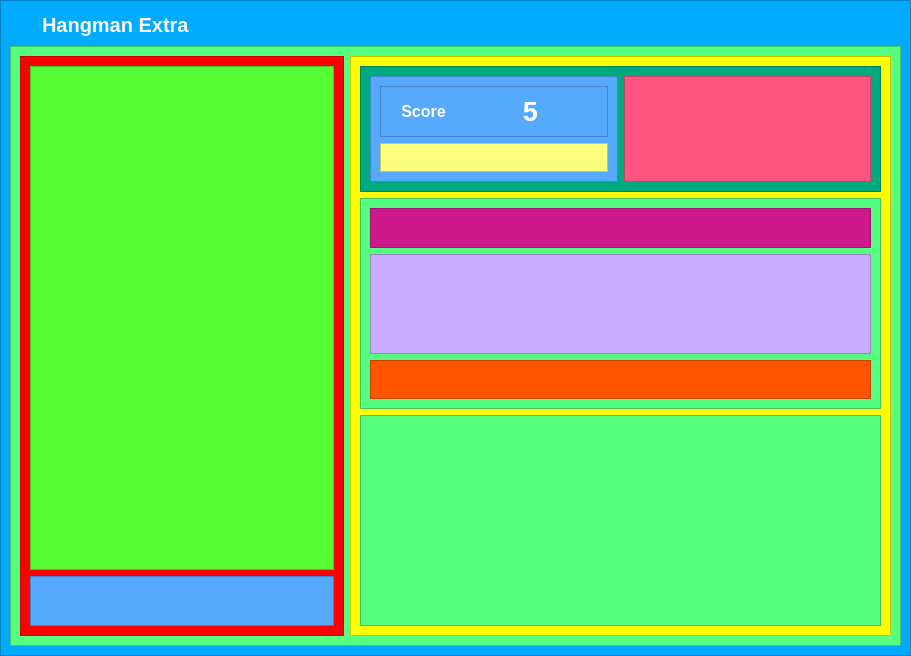
<?xml version="1.0" encoding="UTF-8"?>
<ui version="4.0">
 <class>Form</class>
 <widget class="QWidget" name="Form">
  <property name="geometry">
   <rect>
    <x>0</x>
    <y>0</y>
    <width>911</width>
    <height>656</height>
   </rect>
  </property>
  <property name="windowTitle">
   <string>Form</string>
  </property>
  <layout class="QVBoxLayout" name="verticalLayout_5">
   <property name="spacing">
    <number>0</number>
   </property>
   <property name="leftMargin">
    <number>0</number>
   </property>
   <property name="topMargin">
    <number>0</number>
   </property>
   <property name="rightMargin">
    <number>0</number>
   </property>
   <property name="bottomMargin">
    <number>0</number>
   </property>
   <item>
    <widget class="QFrame" name="gameView">
     <property name="styleSheet">
      <string notr="true">background-color: rgb(0, 170, 255);</string>
     </property>
     <property name="frameShape">
      <enum>QFrame::StyledPanel</enum>
     </property>
     <property name="frameShadow">
      <enum>QFrame::Raised</enum>
     </property>
     <layout class="QVBoxLayout" name="verticalLayout_4">
      <item>
       <widget class="QFrame" name="title_bar_frame">
        <property name="maximumSize">
         <size>
          <width>16777215</width>
          <height>30</height>
         </size>
        </property>
        <property name="styleSheet">
         <string notr="true">background-color: transparent;</string>
        </property>
        <property name="frameShape">
         <enum>QFrame::StyledPanel</enum>
        </property>
        <property name="frameShadow">
         <enum>QFrame::Raised</enum>
        </property>
        <layout class="QHBoxLayout" name="horizontalLayout_6">
         <property name="spacing">
          <number>0</number>
         </property>
         <property name="leftMargin">
          <number>0</number>
         </property>
         <property name="topMargin">
          <number>0</number>
         </property>
         <property name="rightMargin">
          <number>0</number>
         </property>
         <property name="bottomMargin">
          <number>0</number>
         </property>
         <item>
          <widget class="QFrame" name="title_bar_container">
           <property name="maximumSize">
            <size>
             <width>16777215</width>
             <height>70</height>
            </size>
           </property>
           <property name="styleSheet">
            <string notr="true">background-color: transparent;</string>
           </property>
           <property name="frameShape">
            <enum>QFrame::StyledPanel</enum>
           </property>
           <property name="frameShadow">
            <enum>QFrame::Raised</enum>
           </property>
           <layout class="QHBoxLayout" name="horizontalLayout_8">
            <property name="spacing">
             <number>0</number>
            </property>
            <property name="leftMargin">
             <number>30</number>
            </property>
            <property name="topMargin">
             <number>0</number>
            </property>
            <property name="rightMargin">
             <number>0</number>
            </property>
            <property name="bottomMargin">
             <number>0</number>
            </property>
            <item>
             <widget class="QLabel" name="title_bar">
              <property name="styleSheet">
               <string notr="true">font: bold 20px;
color: rgb(250, 250, 250);</string>
              </property>
              <property name="text">
               <string>Hangman Extra</string>
              </property>
             </widget>
            </item>
           </layout>
          </widget>
         </item>
         <item>
          <widget class="QFrame" name="tool_box">
           <property name="maximumSize">
            <size>
             <width>150</width>
             <height>150</height>
            </size>
           </property>
           <property name="styleSheet">
            <string notr="true">background-color: transparent;</string>
           </property>
           <property name="frameShape">
            <enum>QFrame::StyledPanel</enum>
           </property>
           <property name="frameShadow">
            <enum>QFrame::Raised</enum>
           </property>
           <layout class="QHBoxLayout" name="horizontalLayout_9">
            <property name="spacing">
             <number>0</number>
            </property>
            <property name="leftMargin">
             <number>0</number>
            </property>
            <property name="topMargin">
             <number>0</number>
            </property>
            <property name="rightMargin">
             <number>0</number>
            </property>
            <property name="bottomMargin">
             <number>0</number>
            </property>
            <item>
             <widget class="QPushButton" name="minimizeButton">
              <property name="styleSheet">
               <string notr="true">QPushButton {
    background-color: transparent;
	color: rgb(255, 255, 255);
	border-radius: 10px;

    font: 35px;
    padding: 6px;
}


QPushButton:hover{
    
	background-color: rgb(170, 170, 255);
}

QPushButton:pressed {
    
	background-color: rgb(85, 85, 255);
	border-color: rgb(180, 180, 180);
}</string>
              </property>
              <property name="text">
               <string/>
              </property>
              <property name="icon">
               <iconset>
                <normaloff>../minimize.png</normaloff>../minimize.png</iconset>
              </property>
             </widget>
            </item>
            <item>
             <widget class="QPushButton" name="restoreButton">
              <property name="styleSheet">
               <string notr="true">QPushButton {
    background-color: transparent;
	color: rgb(255, 255, 255);
	border-radius: 10px;

    font: 35px;
    padding: 6px;
}


QPushButton:hover{
    
	background-color: rgb(170, 255, 127);
}

QPushButton:pressed {
    
	background-color: rgb(0, 170, 127);
	border-color: rgb(180, 180, 180);
}</string>
              </property>
              <property name="text">
               <string/>
              </property>
              <property name="icon">
               <iconset>
                <normaloff>../fullscreen.png</normaloff>../fullscreen.png</iconset>
              </property>
             </widget>
            </item>
            <item>
             <widget class="QPushButton" name="closeButton">
              <property name="styleSheet">
               <string notr="true">QPushButton {
    background-color: transparent;
	color: rgb(255, 255, 255);
	border-radius: 10px;

    font: 35px;
    padding: 6px;
}


QPushButton:hover{
    
	background-color: ;
	background-color: rgb(255, 85, 0);
}

QPushButton:pressed {
    
	background-color: rgb(208, 0, 0);
	border-color: rgb(180, 180, 180);
}</string>
              </property>
              <property name="text">
               <string/>
              </property>
              <property name="icon">
               <iconset>
                <normaloff>../X.png</normaloff>../X.png</iconset>
              </property>
             </widget>
            </item>
           </layout>
          </widget>
         </item>
        </layout>
       </widget>
      </item>
      <item>
       <widget class="QFrame" name="contentsView">
        <property name="minimumSize">
         <size>
          <width>600</width>
          <height>600</height>
         </size>
        </property>
        <property name="styleSheet">
         <string notr="true">background-color: rgb(85, 255, 127);</string>
        </property>
        <property name="frameShape">
         <enum>QFrame::StyledPanel</enum>
        </property>
        <property name="frameShadow">
         <enum>QFrame::Raised</enum>
        </property>
        <layout class="QHBoxLayout" name="horizontalLayout_2">
         <item>
          <widget class="QFrame" name="hangmanViewContainer">
           <property name="sizePolicy">
            <sizepolicy hsizetype="Minimum" vsizetype="Preferred">
             <horstretch>3</horstretch>
             <verstretch>0</verstretch>
            </sizepolicy>
           </property>
           <property name="minimumSize">
            <size>
             <width>250</width>
             <height>0</height>
            </size>
           </property>
           <property name="styleSheet">
            <string notr="true">background-color: rgb(255, 0, 0);
</string>
           </property>
           <property name="frameShape">
            <enum>QFrame::StyledPanel</enum>
           </property>
           <property name="frameShadow">
            <enum>QFrame::Raised</enum>
           </property>
           <layout class="QVBoxLayout" name="verticalLayout_6">
            <item>
             <widget class="QFrame" name="hangmanView">
              <property name="sizePolicy">
               <sizepolicy hsizetype="Preferred" vsizetype="Preferred">
                <horstretch>0</horstretch>
                <verstretch>10</verstretch>
               </sizepolicy>
              </property>
              <property name="styleSheet">
               <string notr="true">background-color: rgb(85, 255, 50);</string>
              </property>
              <property name="frameShape">
               <enum>QFrame::StyledPanel</enum>
              </property>
              <property name="frameShadow">
               <enum>QFrame::Raised</enum>
              </property>
             </widget>
            </item>
            <item>
             <widget class="QFrame" name="lifeView">
              <property name="sizePolicy">
               <sizepolicy hsizetype="Preferred" vsizetype="MinimumExpanding">
                <horstretch>0</horstretch>
                <verstretch>1</verstretch>
               </sizepolicy>
              </property>
              <property name="styleSheet">
               <string notr="true">background-color: rgb(85, 170, 255);</string>
              </property>
              <property name="frameShape">
               <enum>QFrame::StyledPanel</enum>
              </property>
              <property name="frameShadow">
               <enum>QFrame::Raised</enum>
              </property>
             </widget>
            </item>
           </layout>
          </widget>
         </item>
         <item>
          <widget class="QFrame" name="gameContentsView">
           <property name="sizePolicy">
            <sizepolicy hsizetype="MinimumExpanding" vsizetype="Preferred">
             <horstretch>5</horstretch>
             <verstretch>0</verstretch>
            </sizepolicy>
           </property>
           <property name="minimumSize">
            <size>
             <width>500</width>
             <height>0</height>
            </size>
           </property>
           <property name="styleSheet">
            <string notr="true">background-color: rgb(255, 255, 0);</string>
           </property>
           <property name="frameShape">
            <enum>QFrame::StyledPanel</enum>
           </property>
           <property name="frameShadow">
            <enum>QFrame::Raised</enum>
           </property>
           <layout class="QVBoxLayout" name="verticalLayout_3">
            <item>
             <widget class="QFrame" name="informationView">
              <property name="sizePolicy">
               <sizepolicy hsizetype="Preferred" vsizetype="Preferred">
                <horstretch>0</horstretch>
                <verstretch>3</verstretch>
               </sizepolicy>
              </property>
              <property name="styleSheet">
               <string notr="true">background-color: rgb(0, 170, 127);</string>
              </property>
              <property name="frameShape">
               <enum>QFrame::StyledPanel</enum>
              </property>
              <property name="frameShadow">
               <enum>QFrame::Raised</enum>
              </property>
              <layout class="QHBoxLayout" name="horizontalLayout_3">
               <item>
                <widget class="QFrame" name="scoreView">
                 <property name="sizePolicy">
                  <sizepolicy hsizetype="Preferred" vsizetype="Preferred">
                   <horstretch>2</horstretch>
                   <verstretch>0</verstretch>
                  </sizepolicy>
                 </property>
                 <property name="styleSheet">
                  <string notr="true">background-color: rgb(85, 170, 255);</string>
                 </property>
                 <property name="frameShape">
                  <enum>QFrame::StyledPanel</enum>
                 </property>
                 <property name="frameShadow">
                  <enum>QFrame::Raised</enum>
                 </property>
                 <layout class="QVBoxLayout" name="verticalLayout_7">
                  <item>
                   <widget class="QFrame" name="frame">
                    <property name="sizePolicy">
                     <sizepolicy hsizetype="Preferred" vsizetype="Preferred">
                      <horstretch>1</horstretch>
                      <verstretch>1</verstretch>
                     </sizepolicy>
                    </property>
                    <property name="frameShape">
                     <enum>QFrame::StyledPanel</enum>
                    </property>
                    <property name="frameShadow">
                     <enum>QFrame::Raised</enum>
                    </property>
                    <layout class="QHBoxLayout" name="horizontalLayout">
                     <item>
                      <widget class="QLabel" name="scoreLabel">
                       <property name="sizePolicy">
                        <sizepolicy hsizetype="Preferred" vsizetype="Preferred">
                         <horstretch>1</horstretch>
                         <verstretch>0</verstretch>
                        </sizepolicy>
                       </property>
                       <property name="styleSheet">
                        <string notr="true">color: white;
font-size: 12pt;
font-weight: bold;</string>
                       </property>
                       <property name="text">
                        <string>Score</string>
                       </property>
                       <property name="alignment">
                        <set>Qt::AlignCenter</set>
                       </property>
                      </widget>
                     </item>
                     <item>
                      <widget class="QLabel" name="remainingAttemptsNumLabel">
                       <property name="sizePolicy">
                        <sizepolicy hsizetype="Preferred" vsizetype="Preferred">
                         <horstretch>2</horstretch>
                         <verstretch>0</verstretch>
                        </sizepolicy>
                       </property>
                       <property name="styleSheet">
                        <string notr="true">color: white;
font-size: 20pt;
font-weight: bold;</string>
                       </property>
                       <property name="text">
                        <string>5</string>
                       </property>
                       <property name="textFormat">
                        <enum>Qt::RichText</enum>
                       </property>
                       <property name="alignment">
                        <set>Qt::AlignCenter</set>
                       </property>
                      </widget>
                     </item>
                    </layout>
                   </widget>
                  </item>
                  <item>
                   <widget class="QFrame" name="frame_2">
                    <property name="sizePolicy">
                     <sizepolicy hsizetype="Preferred" vsizetype="Preferred">
                      <horstretch>1</horstretch>
                      <verstretch>1</verstretch>
                     </sizepolicy>
                    </property>
                    <property name="styleSheet">
                     <string notr="true">background-color: rgb(255, 255, 127);</string>
                    </property>
                    <property name="frameShape">
                     <enum>QFrame::StyledPanel</enum>
                    </property>
                    <property name="frameShadow">
                     <enum>QFrame::Raised</enum>
                    </property>
                   </widget>
                  </item>
                 </layout>
                </widget>
               </item>
               <item>
                <widget class="QFrame" name="cameraView">
                 <property name="sizePolicy">
                  <sizepolicy hsizetype="Preferred" vsizetype="Preferred">
                   <horstretch>2</horstretch>
                   <verstretch>0</verstretch>
                  </sizepolicy>
                 </property>
                 <property name="styleSheet">
                  <string notr="true">background-color: rgb(255, 85, 127);</string>
                 </property>
                 <property name="frameShape">
                  <enum>QFrame::StyledPanel</enum>
                 </property>
                 <property name="frameShadow">
                  <enum>QFrame::Raised</enum>
                 </property>
                </widget>
               </item>
              </layout>
             </widget>
            </item>
            <item>
             <widget class="QFrame" name="wordView">
              <property name="sizePolicy">
               <sizepolicy hsizetype="Preferred" vsizetype="Preferred">
                <horstretch>0</horstretch>
                <verstretch>5</verstretch>
               </sizepolicy>
              </property>
              <property name="styleSheet">
               <string notr="true">background-color: rgb(85, 255, 127);
</string>
              </property>
              <property name="frameShape">
               <enum>QFrame::StyledPanel</enum>
              </property>
              <property name="frameShadow">
               <enum>QFrame::Raised</enum>
              </property>
              <layout class="QVBoxLayout" name="verticalLayout">
               <item>
                <widget class="QFrame" name="wordConfView">
                 <property name="sizePolicy">
                  <sizepolicy hsizetype="Preferred" vsizetype="Preferred">
                   <horstretch>0</horstretch>
                   <verstretch>1</verstretch>
                  </sizepolicy>
                 </property>
                 <property name="styleSheet">
                  <string notr="true">background-color: rgb(205, 25, 140);</string>
                 </property>
                 <property name="frameShape">
                  <enum>QFrame::StyledPanel</enum>
                 </property>
                 <property name="frameShadow">
                  <enum>QFrame::Raised</enum>
                 </property>
                </widget>
               </item>
               <item>
                <widget class="QFrame" name="wordInputView">
                 <property name="sizePolicy">
                  <sizepolicy hsizetype="Preferred" vsizetype="Preferred">
                   <horstretch>0</horstretch>
                   <verstretch>2</verstretch>
                  </sizepolicy>
                 </property>
                 <property name="minimumSize">
                  <size>
                   <width>0</width>
                   <height>100</height>
                  </size>
                 </property>
                 <property name="styleSheet">
                  <string notr="true">background-color: rgb(200, 170, 255);</string>
                 </property>
                 <property name="frameShape">
                  <enum>QFrame::StyledPanel</enum>
                 </property>
                 <property name="frameShadow">
                  <enum>QFrame::Raised</enum>
                 </property>
                </widget>
               </item>
               <item>
                <widget class="QFrame" name="wordShowView">
                 <property name="sizePolicy">
                  <sizepolicy hsizetype="Preferred" vsizetype="Preferred">
                   <horstretch>0</horstretch>
                   <verstretch>1</verstretch>
                  </sizepolicy>
                 </property>
                 <property name="styleSheet">
                  <string notr="true">background-color: rgb(255, 85, 0);</string>
                 </property>
                 <property name="frameShape">
                  <enum>QFrame::StyledPanel</enum>
                 </property>
                 <property name="frameShadow">
                  <enum>QFrame::Raised</enum>
                 </property>
                </widget>
               </item>
              </layout>
             </widget>
            </item>
            <item>
             <widget class="QFrame" name="keyboardView">
              <property name="sizePolicy">
               <sizepolicy hsizetype="Preferred" vsizetype="Preferred">
                <horstretch>0</horstretch>
                <verstretch>5</verstretch>
               </sizepolicy>
              </property>
              <property name="styleSheet">
               <string notr="true">background-color: rgb(85, 255, 127);
</string>
              </property>
              <property name="frameShape">
               <enum>QFrame::StyledPanel</enum>
              </property>
              <property name="frameShadow">
               <enum>QFrame::Raised</enum>
              </property>
              <layout class="QVBoxLayout" name="verticalLayout_2"/>
             </widget>
            </item>
           </layout>
          </widget>
         </item>
        </layout>
       </widget>
      </item>
     </layout>
    </widget>
   </item>
  </layout>
 </widget>
 <resources>
  <include location="../PycharmProjects/Club/Morse_Siganl_CC/img.qrc"/>
 </resources>
 <connections/>
</ui>
